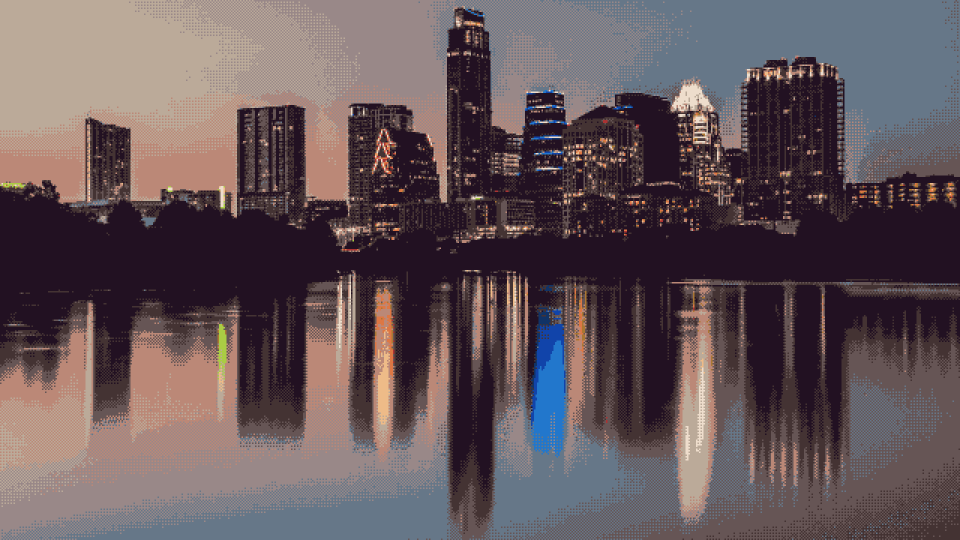
#> input picture example/highlight_pc98.png, 1920 x 1080 px (shown at 1/2 size)
$ python convert_image.py example/highlight_pc98.png out.png
#> lines starting #> are read from the running program, lines starting #| are printed output that depends on the picture
#!/usr/bin/env python3

import argparse
import numpy as np
import skimage as ski
from sklearn.cluster import MiniBatchKMeans
from sklearn.ensemble import IsolationForest
from numba import njit, prange

import vcolor

def parse_arguments():
    parser = argparse.ArgumentParser(description="Automatically convert image to pixel art")
    parser.add_argument("input_filename", help="File to convert")
    parser.add_argument("output_filename", help="File to write result to")
    parser.add_argument("--block_size", type=int, default=4,
                        help="Edge size of output image pixel in original image pixels")
    parser.add_argument("--palette_size", type=int, default=8,
                        help="Total unique colors to use in the output image")
    parser.add_argument("--accent_size", type=int, default=0,
                        help="Reserves palette colors for pixels which can't be represented well "\
                        "by the first-pass palette generation; good for capturing fine details")
    parser.add_argument("--specific_colors", nargs="+",
                        help="Specify palette colors in hex format")
    parser.add_argument("--specific_accents", nargs="+",
                        help="Ditto, but for accents")
    parser.add_argument("--denoise", type=int, default=0,
                        help="Attempts to smooth spurious \"outcroppings\" on palette color region boundaries; "\
                        "higher values will try more and larger regions")
    parser.add_argument("--dither", type=int, default=0, choices=[0, 1, 2, 4],
                        help="Use dithering to smooth palette color transitions; higher levels give stronger effects")
    parser.add_argument("--quantize", type=int, nargs=3, default=[8, 8, 8],
                        help="Specify bit depth separately for R/G/B channels (1-8); "\
                        "with very low values, the final palette may have fewer colors than desired")
    parser.add_argument("--accent_percentile", type=float, default=98.0,
                        help="Target \"badness\" percentile score for accent features. Setting this lower will "
                        "use accent colors for a larger fraction of pixels. Range: (0,100)")
    parser.add_argument("--resample", action="store_true",
                        help="Resample color space after removing accent pixels")
    parser.add_argument("--color_weights", type=float, nargs=3, default=[1.0, 1.0, 1.0],
                        help="Skew the relative importance of the RGB channels")
    parser.add_argument("--saturate", type=float, default=1.0,
                        help="Change saturation of image by factor; saturating an image can improve quality")
    parser.add_argument("--tint", type=float, nargs=2, default=[0.0, 0.0],
                        help="Shift towards <hue [0, 360)> with <intensity [0, 1]>")

    args = parser.parse_args()
    return args

def save_file(fname, data, repeat):
    out = np.repeat(np.repeat(data, repeat, axis=0), repeat, axis=1)
    ski.io.imsave(fname, (out*256).astype(np.uint8))

# [11 lines left out: function saturate_and_tint, not called in this run]

def make_palette(num_colors, data, extra_colors):
    if num_colors > 0:
        kmeans = MiniBatchKMeans(n_clusters=num_colors, random_state=0, n_init="auto", batch_size=1<<17)
        kmeans = kmeans.fit(data)
        palette = kmeans.cluster_centers_
        if extra_colors is not None:
            palette = np.concatenate((palette, extra_colors), axis=0)
    else:
        assert((extra_colors is not None) and (len(extra_colors) > 0))
        palette = extra_colors
    return palette

def quantize_to_palette(palette, colors, mask=None, mask_start=None):
    deltas = palette.reshape(1, -1, 3) - colors.reshape(-1, 1, 3)
    delta_norm = (deltas**2).sum(axis=2)
    if mask is not None:
        delta_norm[mask, mask_start:] = np.inf
    labels = delta_norm.argmin(axis=1)
    return labels

# [38 lines left out: function run_denoising, not called in this run]

def convert(in_fname, out_fname, block_size, palette_size, accent_size,
            specific_colors, specific_accents, denoise, dither, quantize,
            accent_percentile, resample, color_weights,
            saturation, tint_hue, tint_strength):
#> called with in_fname = 'example/highlight_pc98.png', out_fname = 'out.png', block_size = 4, palette_size = 8, accent_size = 0, denoise = 0, dither = 0, accent_percentile = 98
    quantize = np.array(quantize)
    color_weights = np.array(color_weights)

    assert(accent_size <= palette_size)
    assert(quantize.min() >= 1)
    assert(quantize.max() <= 8)
    assert(0 < accent_percentile < 100)
    if (denoise == 0) and (dither > 1):
        print("NOTE: Using dithering > 1 without denoising is not recommended")

    image = ski.io.imread(in_fname)
#> image is the input picture: shape (1080, 1920, 3); mean R, G, B 99.9, 85.1, 89.5

    if not all((image.shape[i] / block_size).is_integer() for i in range(2)):
        print("Image size is not an integer multiple of block size; output image resolution will not match")
    img_x = image.shape[0] // block_size
#> img_x = 270
    img_y = image.shape[1] // block_size
#> img_y = 480
    downscaled = ski.transform.resize(image, (img_x, img_y), anti_aliasing=False)
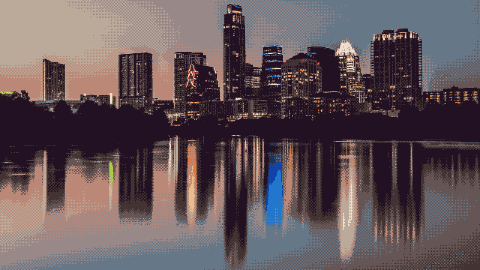
#> downscaled: shape (270, 480, 3) float64; mean R, G, B 0.392, 0.334, 0.351

    linear = downscaled.reshape(-1, 3)
    if (saturation != 1.0) or (tint_strength != 0.0):
        print("Adjust saturation and tint")
        linear = saturate_and_tint(linear, saturation, tint_hue, tint_strength)

    weighted = linear * color_weights
    if specific_colors is not None:
        specific_colors *= color_weights
    if specific_accents is not None:
        specific_accents *= color_weights

    print("Determining base palette")
    base_palette_size = palette_size - accent_size
    base_palette = make_palette(base_palette_size, weighted, specific_colors)
#> in make_palette, `palette = kmeans.cluster_centers_`: palette = [[0.735, 0.655, 0.59], [0.279, 0.213, 0.217], [0.404, 0.346, 0.35], [0.142, 0.0755, 0.138], [0.576, 0.517, 0.521], [0.723, 0.533, 0.463], [0.401, 0.467, 0.533], [0.122, 0.409, 0.752]]
#> base_palette has the same summary as palette in make_palette

    if (accent_size > 0) or ((specific_accents is not None) and (len(specific_accents) > 0)):
        print("Evaluating base palette badness")
        base_labels = quantize_to_palette(base_palette, weighted)
        base_palettized_linear = base_palette[base_labels]
        badness = ((base_palettized_linear-weighted)**2).sum(axis=1)
        bad_threshold = np.percentile(badness, accent_percentile) * .95
        bad_mask = badness >= bad_threshold
        print(f"  Mean badness of {round(badness.mean(), 3)}; "\
              f"{round(bad_mask.mean(), 3)} of pixels exceed threshold {round(bad_threshold, 3)}")

        print("Determining accent palette")
        accent_palette = make_palette(accent_size, weighted[bad_mask], specific_accents)
        if resample:
            base_palette = make_palette(base_palette_size, weighted[~bad_mask], specific_colors) # rerun w/o bad pixels
    else:
        bad_mask = np.zeros((len(weighted),)).astype(bool)
        accent_palette = np.empty((0, 3))

    weighted_palette = np.concatenate((base_palette, accent_palette) , axis=0)
#> weighted_palette has the same summary as palette in make_palette
    print("Applying palette to image")
    labels = quantize_to_palette(weighted_palette, weighted, ~bad_mask, len(base_palette))
    img_labels = labels.reshape(img_x, img_y)
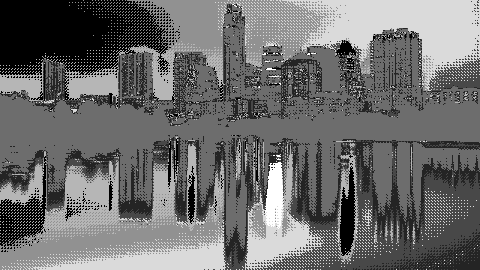
#> img_labels: shape (270, 480) int64; min 0, max 7, mean 3; drawn with min black and max white
    final_palette = weighted_palette / color_weights
#> final_palette has the same summary as palette in make_palette
    final_palette = np.clip(np.round(final_palette * ((1<<quantize)-1)) / ((1<<quantize)-1), 0.0, 0.9999)
#> final_palette = [[0.733, 0.655, 0.588], [0.278, 0.212, 0.216], [0.404, 0.345, 0.349], [0.141, 0.0745, 0.137], [0.576, 0.518, 0.522], [0.722, 0.533, 0.463], [0.4, 0.467, 0.533], [0.122, 0.408, 0.753]]
    assert(final_palette.min() >= 0)
    assert(final_palette.max() < 1)
    palettized = final_palette[labels].reshape(downscaled.shape)
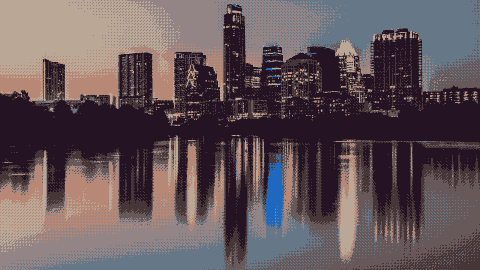
#> palettized: shape (270, 480, 3) float64; mean R, G, B 0.391, 0.333, 0.351

    if (denoise > 0) or (dither > 0):
        ori_edge = ski.filters.scharr(downscaled).max(axis=2) > 0.1

        if dither >= 2:
            print("Running 2:2 dithering")
            assignment_result = weighted_palette[img_labels.flatten()]
            assignment_error = assignment_result - weighted
            assignment_badness = (assignment_error**2).sum(axis=1)

            assignment_correction = weighted - assignment_error
            corrected_labels = quantize_to_palette(weighted_palette, assignment_correction,
                                                   ~bad_mask, len(base_palette))
            #corrected_labels = quantize_to_palette(base_palette, assignment_correction)
            corrected_img_labels = corrected_labels.reshape(img_x, img_y)
            corrected_error = (weighted_palette[corrected_labels] - weighted)

            half_corrected_error = (corrected_error + assignment_error) / 2
            half_corrected_badness = (half_corrected_error**2).sum(axis=1)
            half_correction_mask = (half_corrected_badness < assignment_badness).reshape(img_x, img_y)
            #half_correction_mask = np.logical_and(half_correction_mask, ~ori_edge)

            if dither >= 4:
                print("Running 3:1 dithering")
                quarter_corrected_error = (corrected_error + 3*assignment_error) / 4
                quarter_corrected_badness = (quarter_corrected_error**2).sum(axis=1)
                best_badness = np.minimum(assignment_badness, half_corrected_badness)
                quarter_correction_mask = (quarter_corrected_badness < best_badness).reshape(img_x, img_y)
                #quarter_correction_mask = np.logical_and(quarter_correction_mask, ~ori_edge)
                half_correction_mask[quarter_correction_mask] = False
            else:
                quarter_correction_mask = np.zeros((img_x, img_y)).astype(bool)

            assert(not np.logical_and(half_correction_mask, quarter_correction_mask).any())

            # Create "meta" labels for dithered colors
            img_labels[half_correction_mask] += ((corrected_img_labels+1)\
                * len(final_palette))[half_correction_mask]
            img_labels[quarter_correction_mask] += ((corrected_img_labels+len(final_palette)+1)\
                * len(final_palette))[quarter_correction_mask]

        if (denoise > 0):
            print("Running denoising")
            for i in range(denoise):
                k = (2*i) + 3
                t = int(np.round(.85*k**2))
                #print(f"Running denoising with kernel {k} and threshold {t}")
                run_denoising(img_x, img_y, ori_edge, img_labels, k, t)

        if dither == 1:
            print("Running edge dithering")
            pal_edge = ski.filters.scharr(palettized).max(axis=2) > 0.1
            diff_edge = pal_edge & ~ori_edge # Spurious edges added by palettization

            new_img_labels = img_labels.copy()
            for x in range(img_x):
                for y in range(img_y):
                    if not diff_edge[x, y]:
                        continue
                    if (x > 0)\
                       and (y%2 == 0)\
                       and (img_labels[x-1, y] != img_labels[x, y])\
                       and not ori_edge[x-1, y]:
                        new_img_labels[x-1, y] = img_labels[x, y]
                        new_img_labels[x, y] = img_labels[x-1, y]
                    elif (y > 0)\
                       and (x%2 == 0)\
                       and (img_labels[x, y-1] != img_labels[x, y])\
                       and not ori_edge[x, y-1]:
                        new_img_labels[x, y-1] = img_labels[x, y]
                        new_img_labels[x, y] = img_labels[x, y-1]
            img_labels = new_img_labels

        half_correction_mask = np.logical_and((img_labels >= len(final_palette)),
                                              (img_labels < len(final_palette)*(len(final_palette)+1)))
        quarter_correction_mask = img_labels >= len(final_palette)*(len(final_palette)+1)
        correction_mask = np.logical_or(half_correction_mask, quarter_correction_mask)

        corrected_img_labels = ((img_labels // len(final_palette))-1) % len(final_palette)
        img_labels %= len(final_palette)

        half_mask_x = (-1) ** np.arange(img_x)
        half_mask_y = (-1) ** np.arange(img_y)
        half_diag_mask = (1 - (half_mask_x.reshape(-1, 1) * half_mask_y.reshape(1, -1))).astype(bool)
        half_sort_mask = np.where(img_labels < corrected_img_labels, half_diag_mask, ~half_diag_mask)
        half_dither_mask = np.logical_and(half_correction_mask, half_sort_mask)

        quarter_mask_x = (1 - ((-1) ** np.arange(img_x)))//2
        quarter_mask_y = (1 - ((-1) ** np.arange(img_y)))//2
        quarter_diag_mask = (quarter_mask_x.reshape(-1, 1) * (1-quarter_mask_y).reshape(1, -1)).astype(bool)
        inv_quarter_diag_mask = (quarter_mask_x.reshape(-1, 1) * quarter_mask_y.reshape(1, -1)).astype(bool)
        quarter_sort_mask = np.where(img_labels < corrected_img_labels, quarter_diag_mask, inv_quarter_diag_mask)
        assert((np.logical_and(quarter_sort_mask, half_sort_mask) == quarter_sort_mask).all())
        quarter_dither_mask = np.logical_and(quarter_correction_mask, quarter_sort_mask)

        dither_mask = np.logical_or(half_dither_mask, quarter_dither_mask)

        img_labels = np.where(dither_mask, corrected_img_labels, img_labels)
        palettized = final_palette[img_labels.flatten()].reshape(downscaled.shape)

    print("All done!")
    save_file(out_fname, palettized, block_size)
#> in save_file, `ski.io.imsave(fname, (out*256).astype(np.uint8))`:
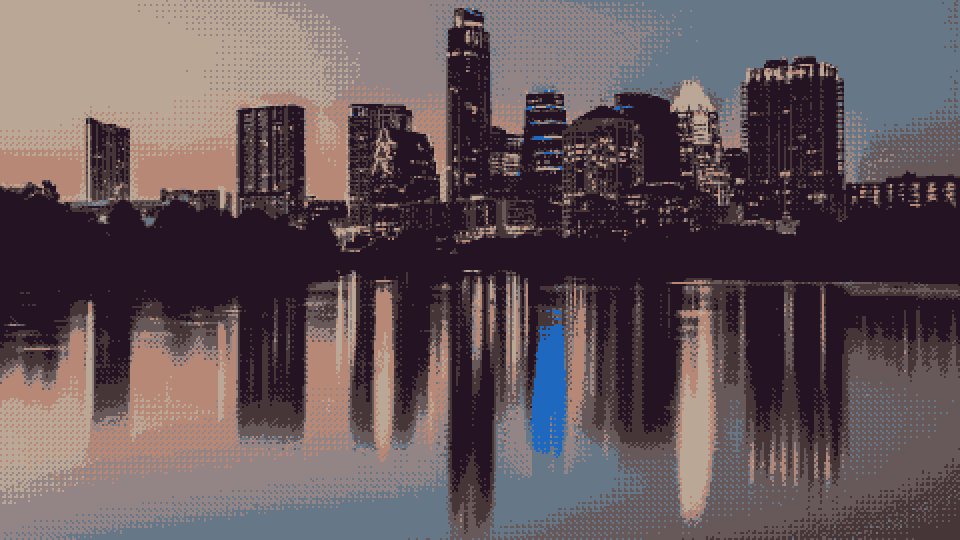
#> saved as out.png: shape (1080, 1920, 3) (shown at 1/2 size); mean R, G, B 99.8, 85, 89.5

# [12 lines left out: function parse_colors, not called in this run]

if __name__ == "__main__":
    args = parse_arguments()
    specific_colors = parse_colors(args.specific_colors) if args.specific_colors is not None else None
    specific_accents = parse_colors(args.specific_accents) if args.specific_accents is not None else None
    convert(args.input_filename, args.output_filename, args.block_size, args.palette_size, args.accent_size,
            specific_colors, specific_accents, args.denoise, args.dither, args.quantize,
            args.accent_percentile, args.resample, args.color_weights,
            args.saturate, *args.tint)
